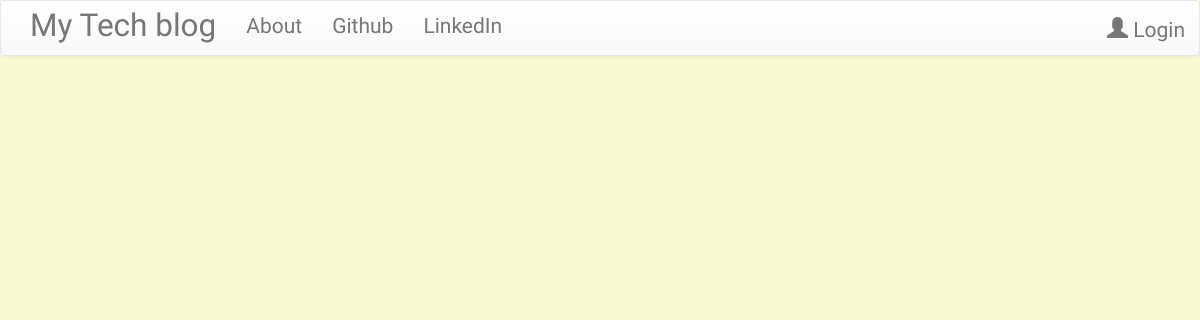
Before: / with the older database file.
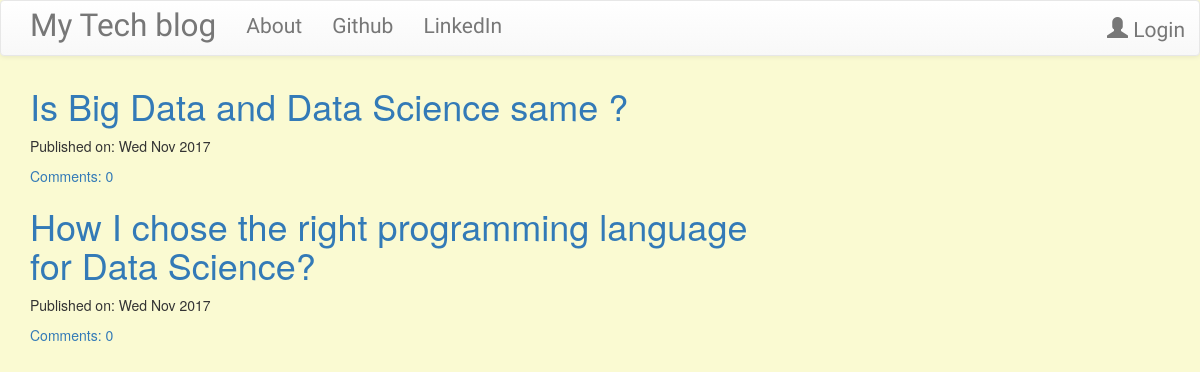
After: the same page with the newer database file.
### blog/models.py (models this page shows, shortened)
class Post(models.Model):
    author = models.ForeignKey('auth.User')
    title = models.CharField(max_length=200)
    text = models.TextField()
    created_date = models.DateTimeField(default=timezone.now)
    published_date = models.DateTimeField(blank=True, null=True)
    def approve_comments(self):
        return self.comments.filter(approved_comment=True)

### blog/views.py (the view)
# urls.py: url(r'^$',views.PostListView.as_view(),name='post_list'),
class PostListView(ListView):
    model = Post
    def get_queryset(self):
        return Post.objects.filter(published_date__lte=timezone.now()).order_by('-published_date')

### blog/templates/blog/post_list.html
{% extends 'blog/base.html' %}
{% block content %}
<div class="centerstage">
    {% for post in post_list %}
        <div class="post">
            <h1><a href="{% url 'post_detail' pk=post.pk %}">{{ post.title }}</a></h1>
            <div class="date">
                <p>Published on: {{ post.published_date|date:"D M Y"}}</p>
            </div>
            <a href="{% url 'post_detail' pk=post.pk %}">Comments: {{ post.approve_comments.count }}</a>
        </div>
    {% endfor %}
</div>
{% endblock %}

### blog/templates/blog/base.html (shortened to what this page needs)
<!DOCTYPE html>
{% load staticfiles %}
<html>
    <head>
        <link rel="stylesheet" href="https://maxcdn.bootstrapcdn.com/bootstrap/3.3.7/css/bootstrap.min.css">
        <link rel="stylesheet" href="https://maxcdn.bootstrapcdn.com/bootstrap/3.3.7/css/bootstrap-theme.min.css">
        <link rel="stylesheet" href="//cdn.jsdelivr.net/medium-editor/latest/css/medium-editor.min.css" type="text/css" media="screen" charset="utf-8">
        <link rel="stylesheet" href="{% static 'css/blog.css' %}">
<body class='loader'>
  <nav class="navbar navbar-default techfont custom-navbar">
    <div class="container">
      <ul class="nav navbar-nav">
        <li><a class='navbar-brand bigbrand' href="{% url 'post_list' %}">My Tech blog</a></li>
        <li><a href="{% url 'about'%}">About</a></li>
        <li><a href="https://github.com/Atif8Ted">Github</a></li>
        <li><a href="https://www.linkedin.com/in/atifimam/">LinkedIn</a></li>
      </ul>
      <ul class="nav navbar-nav navbar-right">
        {% if user.is_authenticated %}
        <li>
          <a href="{% url 'post_new' %}" >New Post</a>
        </li>
        <li>
          <a href="{% url 'post_draft_list' %}">Drafts</a>
        </li>
        <li>
          <a href="{% url 'logout' %}" >Log out</a>
        </li>
        <li>
          <a >Welcome: {{ user.username }}</a>
        </li>
          {% else %}
          <li><a class='nav navbar-right' href="{% url 'login' %}" ><span class="glyphicon glyphicon-user"></span> Login</a></li>
        {% endif %}
      </ul>
  </div>
</nav>
        <div class="content container">
            <div class="row">
                <div class="col-md-8">
                  <div class="blog_posts">
                    {% block content %}
                    {% endblock %}
                  </div>
                </div>
            </div>
        </div>
</body>
</html>

### blog/static/css/blog.css (style rules this page uses)
.techfont { font-family: 'Russo One', sans-serif; font-size: 1.5em; margin-bottom: 10px; }
.centerstage { margin-left: auto; margin-right: auto; }
.bigbrand { font-size: 1.5em; }
.loader { filter: hue-rotate(0deg); color: linear-gradient(45deg, #0f8, #08f); animation: hue 5000ms infinite linear; }
body { background: lightgoldenrodyellow; }

Changed rows visible on the page:
added Post: title "Is Big Data and Data Science same ?", published_date "Wed Nov 2017", approve_comments.count "0"
added Post: title "How I chose the right programming language for Data Science?", published_date "Wed Nov 2017", approve_comments.count "0"
